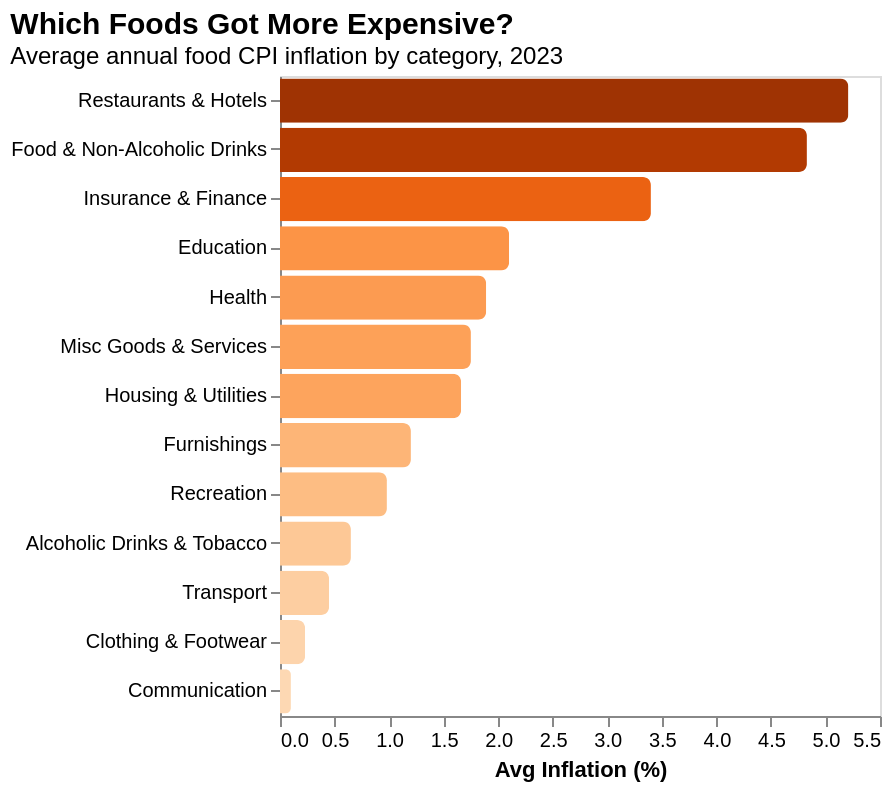

Specify this chart in Vega-Lite:
### Vega-Lite specification from a JSON file in a GitHub repository (floating-point values rounded to 4 significant figures)
{"$schema": "https://vega.github.io/schema/vega-lite/v5.json", "title": {"text": "Which Foods Got More Expensive?", "subtitle": "Average annual food CPI inflation by category, 2023", "anchor": "start", "fontSize": 15, "subtitleFontSize": 12}, "width": "container", "height": 320, "data": {"values": [{"label": "Food & Non-Alcoholic Drinks", "inflation": 4.83}, {"label": "Alcoholic Drinks & Tobacco", "inflation": 0.65}, {"label": "Clothing & Footwear", "inflation": 0.23}, {"label": "Housing & Utilities", "inflation": 1.66}, {"label": "Furnishings", "inflation": 1.2}, {"label": "Health", "inflation": 1.89}, {"label": "Transport", "inflation": 0.45}, {"label": "Communication", "inflation": 0.1}, {"label": "Recreation", "inflation": 0.98}, {"label": "Education", "inflation": 2.1}, {"label": "Restaurants & Hotels", "inflation": 5.21}, {"label": "Insurance & Finance", "inflation": 3.4}, {"label": "Misc Goods & Services", "inflation": 1.75}]}, "mark": {"type": "bar", "cornerRadiusEnd": 4}, "encoding": {"y": {"field": "label", "type": "nominal", "sort": "-x", "title": null}, "x": {"field": "inflation", "type": "quantitative", "title": "Avg Inflation (%)", "axis": {"grid": false}}, "color": {"field": "inflation", "type": "quantitative", "scale": {"scheme": "oranges"}, "legend": null}, "tooltip": [{"field": "label", "title": "Category"}, {"field": "inflation", "title": "Inflation %", "format": ".2f"}]}}
